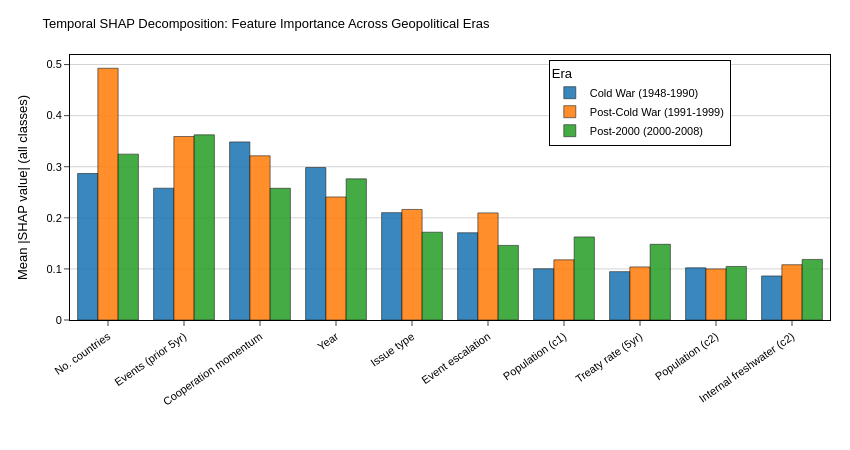

Write notebook code for a chart like this one.
### Markdown cell above
## Cell 7: Temporal SHAP decomposition (novel contribution)

How do driver importances shift across geopolitical eras?  
**Hypothesis (Wolf 2007)**: institutional and treaty variables should gain predictive power post-Cold War as multilateral water governance matures.

### Code cell
# ── Define eras ───────────────────────────────────────────────────────────────
year_all_np = df_all['year'].fillna(-1).to_numpy().astype(int)
era_masks = {
    'Cold War (1948-1990)':      year_all_np < 1991,
    'Post-Cold War (1991-1999)': (year_all_np >= 1991) & (year_all_np < 2000),
    'Post-2000 (2000-2008)':     year_all_np >= 2000,
}

for era, mask in era_masks.items():
    print(f'{era}: {mask.sum():,} events')

# ── Mean |SHAP| per feature per era (averaged over all classes) ───────────────
# sv_mean_abs_classes: (n, f) — already averaged across classes
era_importance = {}
for era, mask in era_masks.items():
    era_imp = sv_mean_abs_classes[mask, :].mean(axis=0)
    era_importance[era] = dict(zip(FEATURE_COLS, era_imp))

# ── Top 10 features by overall importance ────────────────────────────────────
top10_features = importance_df['feature'].head(10).tolist()
top10_labels   = [LABEL_MAP.get(f, f) for f in top10_features]

# ── Grouped bar chart ─────────────────────────────────────────────────────────
fig_temp = go.Figure()

for era, colour in ERA_COLOURS.items():
    imp_values = [era_importance[era].get(f, 0) for f in top10_features]
    fig_temp.add_trace(go.Bar(
        name=era,
        x=top10_labels,
        y=imp_values,
        marker_color=colour,
        marker_line_color='black',
        marker_line_width=0.6,
        opacity=0.88,
    ))

fig_temp.update_layout(
    template=pub_template,
    title=dict(
        text='Temporal SHAP Decomposition: Feature Importance Across Geopolitical Eras',
        font_size=13
    ),
    barmode='group',
    xaxis=dict(
        tickangle=-35,
        showgrid=False, linecolor='black', linewidth=1, mirror=True, ticks='outside',
    ),
    yaxis=dict(
        title='Mean |SHAP value| (all classes)',
        showgrid=True, gridcolor='lightgray',
        linecolor='black', linewidth=1, mirror=True, ticks='outside',
    ),
    legend=dict(
        title='Era', x=0.63, y=0.98,
        bordercolor='black', borderwidth=1,
    ),
    height=450,
    width=850,
    font=dict(family='Arial', size=11, color='black'),
    plot_bgcolor='white',
    paper_bgcolor='white',
    margin=dict(l=70, r=20, t=55, b=130),
)

fig_temp.show()
fig_temp.write_image(f'{FIGURES_DIR}/fig03d_temporal_shap.png', scale=2)
fig_temp.write_html(f'{FIGURES_DIR}/fig03d_temporal_shap.html')
print('Saved fig03d_temporal_shap')

# ── Print era-wise changes for key institutional features ─────────────────────
wolf_features = ['treaties_before_event', 'treaty_rate_5yr', 'InstitVuln_1',
                 'InstitVuln_2', 'cooperation_momentum']
print('\n── Institutional / treaty feature importance across eras ──────────────────')
era_list = list(ERA_COLOURS.keys())
header = f'{"Feature":<35}' + ''.join(f'{e[:20]:<22}' for e in era_list)
print(header)
print('-' * len(header))
for feat in wolf_features:
    if feat not in FEATURE_COLS:
        continue
    row = f'{LABEL_MAP.get(feat, feat):<35}'
    for era in era_list:
        val = era_importance[era].get(feat, 0)
        row += f'{val:<22.4f}'
    print(row)

### Figure 1 — Plotly figure (JSON) as saved in the notebook; plotly's stock layout.template omitted (floating-point values rounded to 4 significant figures)
{"data": [{"marker": {"color": "#1f77b4", "line": {"color": "black", "width": 0.6}}, "name": "Cold War (1948-1990)", "opacity": 0.88, "type": "bar", "x": ["No. countries", "Events (prior 5yr)", "Cooperation momentum", "Year", "Issue type", "Event escalation", "Population (c1)", "Treaty rate (5yr)", "Population (c2)", "Internal freshwater (c2)"], "y": [0.2867, 0.258, 0.3486, 0.2984, 0.2102, 0.1708, 0.1003, 0.09465, 0.1022, 0.08622]}, {"marker": {"color": "#ff7f0e", "line": {"color": "black", "width": 0.6}}, "name": "Post-Cold War (1991-1999)", "opacity": 0.88, "type": "bar", "x": ["No. countries", "Events (prior 5yr)", "Cooperation momentum", "Year", "Issue type", "Event escalation", "Population (c1)", "Treaty rate (5yr)", "Population (c2)", "Internal freshwater (c2)"], "y": [0.4928, 0.3591, 0.3214, 0.2408, 0.2164, 0.2097, 0.1178, 0.1039, 0.1, 0.1082]}, {"marker": {"color": "#2ca02c", "line": {"color": "black", "width": 0.6}}, "name": "Post-2000 (2000-2008)", "opacity": 0.88, "type": "bar", "x": ["No. countries", "Events (prior 5yr)", "Cooperation momentum", "Year", "Issue type", "Event escalation", "Population (c1)", "Treaty rate (5yr)", "Population (c2)", "Internal freshwater (c2)"], "y": [0.3247, 0.3624, 0.2578, 0.2763, 0.1718, 0.146, 0.1626, 0.1482, 0.1048, 0.1186]}], "layout": {"barmode": "group", "font": {"color": "black", "family": "Arial", "size": 11}, "height": 450, "legend": {"bordercolor": "black", "borderwidth": 1, "title": {"text": "Era"}, "x": 0.63, "y": 0.98}, "margin": {"b": 130, "l": 70, "r": 20, "t": 55}, "paper_bgcolor": "white", "plot_bgcolor": "white", "title": {"font": {"size": 13}, "text": "Temporal SHAP Decomposition: Feature Importance Across Geopolitical Eras"}, "width": 850, "xaxis": {"linecolor": "black", "linewidth": 1, "mirror": true, "showgrid": false, "tickangle": -35, "ticks": "outside"}, "yaxis": {"gridcolor": "lightgray", "linecolor": "black", "linewidth": 1, "mirror": true, "showgrid": true, "ticks": "outside", "title": {"text": "Mean |SHAP value| (all classes)"}}}}
